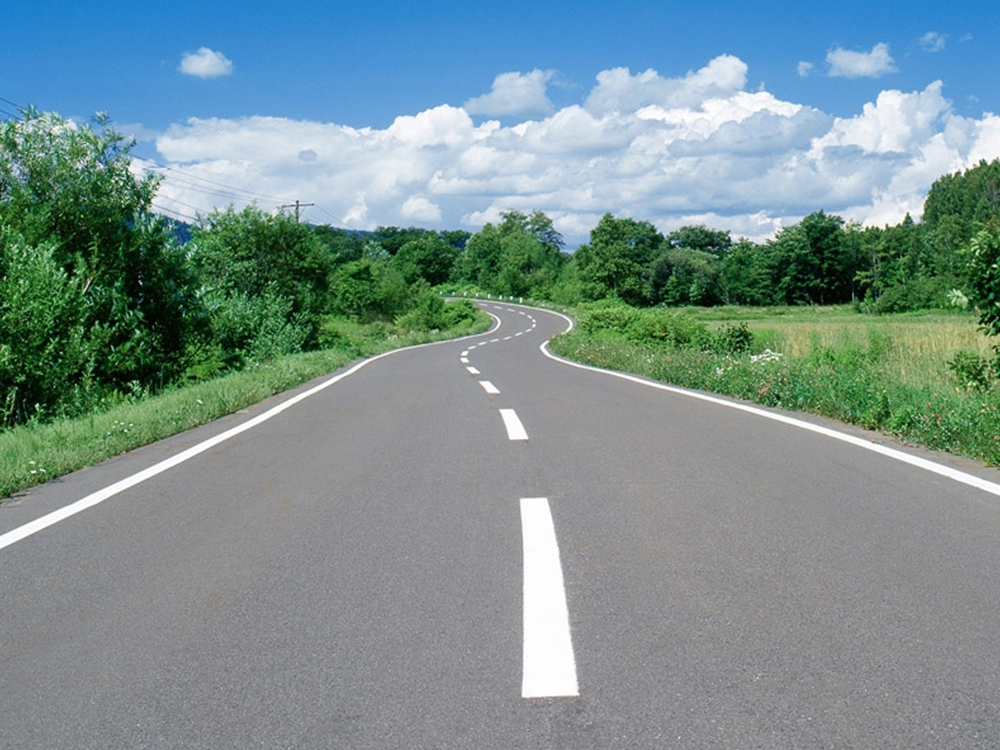
#> input picture lane/3.jpg, 1000 x 750 px
$ python -i line_detection_with_opencv.py   (imports and definitions only)
#> lines starting #> are read from the running program, lines starting #| are printed output that depends on the picture; after the words box and inside, x2 and y2 are one past the last pixel; in counts of white or black regions, pixels touching at a corner belong together
""" Created on Monday July 5 15:24:11 2020

@author E-mail = hasan.ozfidan@std.yildiz.edu.tr

"""
# Note: Comment lines added for debugging.

import cv2
import numpy as np
import matplotlib.pyplot as plt
import psutil


def warp(img):
    img_size = (img.shape[1], img.shape[0])

    width = img.shape[1]
    height = img.shape[0]

    sag_ust_src_x = int(width * 0.68)
    sag_ust_src_y = int(height * 0.52)

    sag_alt_src_X = int(width * 0.791)
    sag_alt_src_y = int(height * 1)

    sol_alt_src_x = int(width * 0.208)
    sol_alt_src_y = int(height * 1)

    sol_ust_src_x = int(width * 0.319)
    sol_ust_src_y = int(height * 0.52)


    sag_ust_dst_x = int(width * 0.74)
    sag_ust_dst_y = int(height * 0.4)

    sag_alt_dst_x = int(width * 0.74)
    sag_alt_dst_y = int(height * 1)

    sol_alt_dst_x = int(width * 0.259)
    sol_alt_dst_y = int(height * 1)

    sol_ust_dst_x = int(width * 0.259)
    sol_ust_dst_y = int(height * 0.4)


    src = np.float32(
        [[sag_ust_src_x, sag_ust_src_y],       #sag_ust
         [sag_alt_src_X, sag_alt_src_y],       #sag_alt
         [sol_alt_src_x, sol_alt_src_y],       #sol_alt
         [sol_ust_src_x, sol_ust_src_y]])      #sol_ust
    dst = np.float32(
        [[sag_ust_dst_x, sag_ust_dst_y],
         [sag_alt_dst_x, sag_alt_dst_y],
         [sol_alt_dst_x, sol_alt_dst_y],
         [sol_ust_dst_x, sol_ust_dst_y]])
    M = cv2.getPerspectiveTransform(src, dst)
    Minv = cv2.getPerspectiveTransform(dst, src)
    warped = cv2.warpPerspective(img, M, img_size, flags=cv2.INTER_LINEAR)


    return warped


def preprocess_img(img):

    cropped_image = img

    height = cropped_image.shape[0]
    width = cropped_image.shape[1]

    min_x = 0
    max_x = width
    min_y = 0
    max_y = int(height * 0.54)  #0.54
    car_top_y = int(height * 1) #0.87
    car_bottom_y = height

    cropped_image[ min_y :max_y, min_x:max_x]=0
    cropped_image[car_top_y:car_bottom_y, min_x:max_x]=0

    return cropped_image

def increase_brightness(img, value=30):
    hsv = cv2.cvtColor(img, cv2.COLOR_BGR2HSV)
    h, s, v = cv2.split(hsv)

    lim = 255 - value
    v[v > lim] = 255
    v[v <= lim] += value

    final_hsv = cv2.merge((h, s, v))
    img = cv2.cvtColor(final_hsv, cv2.COLOR_HSV2BGR)

    #cv2.imshow('image',img)
    #cv2.waitKey(42)
    return img


def firstzonecut(img, mercedes_dif=0):
    height, width = img.shape
    polygons = np.array(
        [
            [
                 [width // 6 + mercedes_dif, height],
                 [5 * (width // 6) + mercedes_dif, height],
                 [5 * (width // 6)-50  + mercedes_dif, (height // 11) * 10],
                 [(width // 6)+50 + mercedes_dif, (height // 11) * 10]	#sol_ust
            ]
        ], dtype=np.int32
    )

    mask = np.zeros_like(img)
    cv2.fillPoly(mask, polygons, 255)
    masked_image = cv2.bitwise_and(img, mask)
    return masked_image


def blur(image):
    gray = cv2.cvtColor(image, cv2.COLOR_RGB2GRAY)
    kernel_sizex = 9
    kernel_sizey = 9
    blur_gray = cv2.GaussianBlur(gray, (kernel_sizex, kernel_sizey), 0)
    return blur_gray


def regional_canny(blur_gray):


    height = blur_gray.shape[0]
    width = blur_gray.shape[1]

    min_x = 0
    max_x = width
    min_y = 0
    max_y = int(height * 0.55)
    car_top_y = int(height * 0.87)
    car_bottom_y = height

    zero_img = np.copy(blur_gray) * 0
    top_line = max_y+1         #(height // 4) * 3   #plus 1 is offset(actually not necessery to understand)
    mid_line = ((car_top_y - top_line) // 2) + top_line    #((height - top_line) // 2) + top_line
    sigma1 = 1.33 # 1.33	#5	#5	#6	#7	#7
    sigma2 = 0.77 # 0.77	#2	#3	#5	#5	#6
    katsayi = 1  # 2		#1	#1	#1	#1

    for x in range(2):
        for a in range(1, 7):
            left = int(width * (a - 1) * (1.0 / 6))
            right = int(width * a * (1.0 / 6))
            box = blur_gray[top_line: mid_line, left: right]

            average = np.mean(box)
            upper = int(max(0, (sigma1) * average)) * katsayi
            lower = int(min(255, (sigma2) * average)) * katsayi
            little_canny_area = cv2.Canny(box, upper, lower)
            zero_img[top_line: mid_line, left: right] = little_canny_area
        top_line = mid_line
        mid_line = (car_top_y - 3) #minus 3 is offset(actually not necessery to understand)
    little_canny_area = zero_img
    little_canny_area = little_canny_area[max_y:car_top_y, min_x:max_x]

    return little_canny_area


def hough1(edges):		#implement to the full_image
    rho = 2
    theta = np.pi / 180
    threshold = 15
    min_line_length = 25
    max_line_gap = 5
    line_image = np.copy(edges) * 0
    lines = cv2.HoughLinesP(edges, rho, theta, threshold, np.array([]), min_line_length, max_line_gap)
    try:
        for line in lines:
            for x1, y1, x2, y2 in line:
                cv2.line(line_image, (x1, y1), (x2, y2), (255, 255, 255), 10)
    except:
        pass
    hough = cv2.addWeighted(edges, 1, line_image, 1, 0)
    return hough


def hough2(edges):		#implement to the first zone only
    rho = 2
    theta = np.pi / 180
    threshold = 15
    min_line_length = 25
    max_line_gap = 7
    line_image = np.copy(edges) * 0
    lines = cv2.HoughLinesP(edges, rho, theta, threshold, np.array([]), min_line_length, max_line_gap)
    try:
        for line in lines:
            for x1, y1, x2, y2 in line:
                cv2.line(line_image, (x1, y1), (x2, y2), (255, 255, 255), 17)
    except:
        pass
    hough = cv2.addWeighted(edges, 1, line_image, 1, 0)
    return hough


def finishzonecut(img):
    height, width = img.shape
    zero_img = np.copy(img) * 0
    img = img[10 * (height // 13): 11 * (height // 13), 533: 1367]
    zero_img[10 * (height // 13): 11 * (height // 13), 533: 1367] = img
    img = zero_img
    # cv2.imshow('fsf' , img)
    # cv2.waitKey(0)
    return img


def draw_line(img,mercedes_dif):
     height, width = img.shape
#    mercedes_dif= -170
     pts = np.array(
         [
             [
                 [width // 6 + mercedes_dif, height],   #bottom_left
                 [5 * (width // 6) + mercedes_dif, height], #bottom_right
                 [5 * (width // 6)-50  + mercedes_dif, (height // 11) * 10],  #top_right
                 [(width // 6)+50 + mercedes_dif, (height // 11) * 10]      #top_left
             ]
         ], np.int32
      )
     cv2.polylines(img, [pts], True, (255, 255, 255),5)
     return img

def canny(image, mercedes_dif=0):
    org_mercedes = mercedes_dif
    mercedes_dif *= 1
    cut_image = preprocess_img(image)
   # cut_image = increase_brightness(cut_image, value=90) #if the image is very dark you can use this line for bright image
    blur_gray = blur(cut_image)
    edges = regional_canny(blur_gray)
    firstzone = firstzonecut(edges, mercedes_dif)
    Hough2 = hough2(firstzone)
    Hough1 = hough1(edges)
    final = cv2.addWeighted(Hough2, 1, Hough1, 1, 0)
    #final = draw_line(final ,mercedes_dif)
    resim = cv2.resize(final, (1080 , 720))
    warped_final = warp(resim)


    #cv2.imshow("Image", resim)
    #cv2.waitKey(0)


    # Calling psutil.cpu_precent() for 4 seconds
    print('RAM memory % used:', psutil.virtual_memory()[2])


    return warped_final

#path = r'/home/hasan/Desktop/bitirme/lane/1.png'
#image = cv2.imread(path)
#canny(image, mercedes_dif=0)

>>> import cv2
>>> picture = cv2.imread('3.jpg')
#> picture is the input picture: shape (750, 1000, 3); mean B, G, R 145.2, 144.7, 121.7
>>> result = canny(picture)
#> in blur, `gray = cv2.cvtColor(image, cv2.COLOR_RGB2GRAY)`:
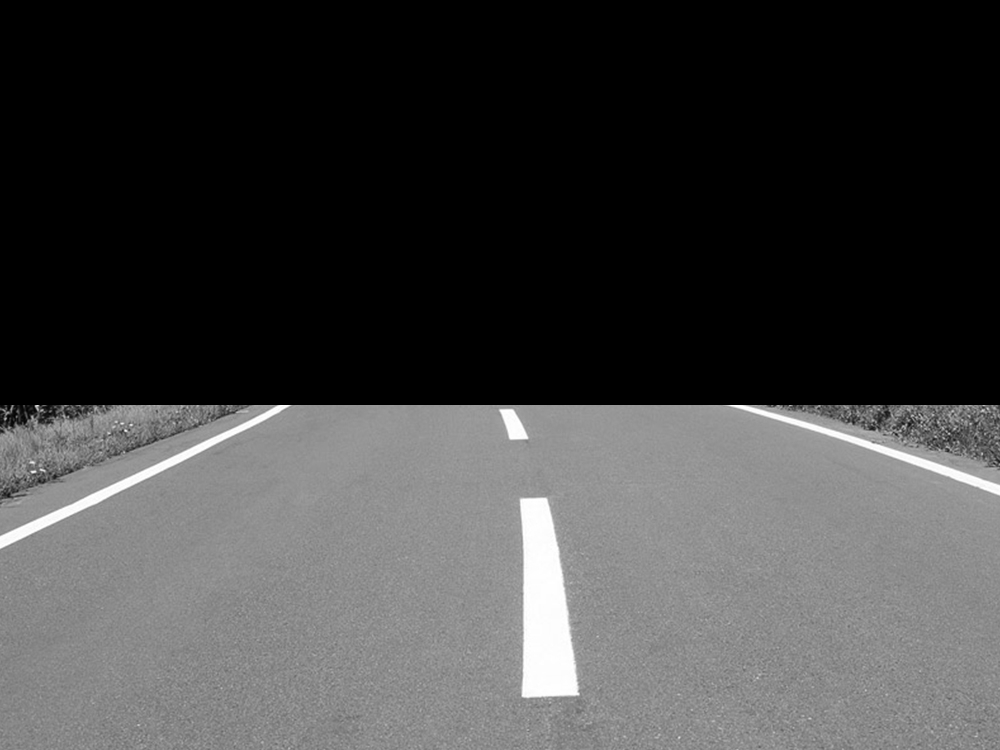
#> gray: shape (750, 1000); min 0, max 255, mean 66.7
#> in regional_canny, `zero_img = np.copy(blur_gray) * 0`: zero_img: shape (750, 1000); every value is 0
#> after the loop in regional_canny, `for x in range(2):`:
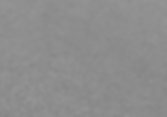
#> box: shape (117, 167); min 133, max 148, mean 141.2
#> after the loop in regional_canny, `for x in range(2):`:
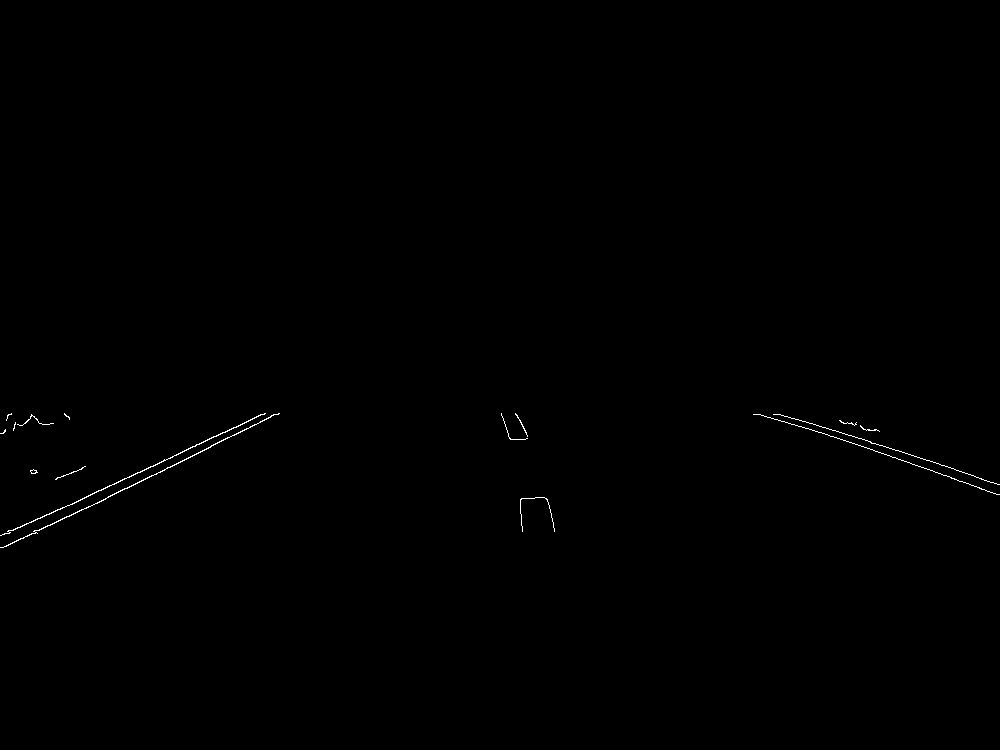
#> zero_img: shape (750, 1000); 0.22% white in thin lines or dots, all inside (x1, y1, x2, y2) = (0, 413, 1000, 548)
#> in regional_canny, `little_canny_area = little_canny_area[max_y:car_top_y, min_x:max_x]`: little_canny_area: shape (240, 1000); 0.68% white in thin lines or dots, all inside (x1, y1, x2, y2) = (0, 1, 1000, 136)
#> in firstzonecut, `cv2.fillPoly(mask, polygons, 255)`:
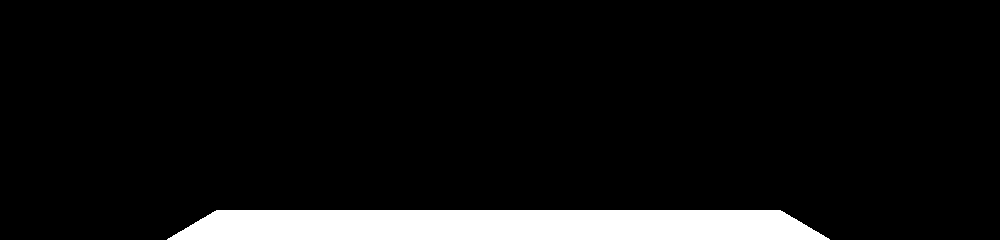
#> mask: shape (240, 1000); 7.7% white; 1 white region, box (x1, y1, x2, y2) and area: (167, 210, 830, 240) 18440
#> in firstzonecut, `masked_image = cv2.bitwise_and(img, mask)`: masked_image: shape (240, 1000); every value is 0
#> in hough2, `lines = cv2.HoughLinesP(edges, rho, theta, threshold, np.array([]), mi..`: lines = None
#> in hough1, `lines = cv2.HoughLinesP(edges, rho, theta, threshold, np.array([]), mi..`: lines = 13 rows, first 6: [4, 122, 265, 1], [137, 71, 274, 2], [787, 4, 875, 31], [797, 13, 855, 32], [883, 41, 998, 82], [897, 38, 927, 48]
#> the loop in hough1, `for line in lines:` made 13 passes
#> line on passes 1 to 12: [[4, 122, 265, 1]], [[137, 71, 274, 2]], [[787, 4, 875, 31]], [[797, 13, 855, 32]], [[883, 41, 998, 82]], [[897, 38, 927, 48]], [[953, 56, 981, 67]], [[69, 104, 151, 63]], [[6, 134, 66, 104]], [[60, 97, 184, 39]], [[501, 1, 510, 27]], [[760, 2, 788, 11]]
#> after the loop in hough1, `for line in lines:`:
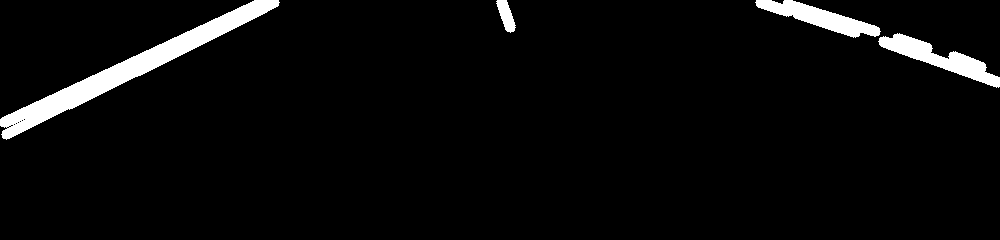
#> line_image: shape (240, 1000); 4.2% white; 4 white regions, box (x1, y1, x2, y2) and area: (0, 0, 280, 140) 5843, (878, 33, 1000, 88) 2084, (755, 0, 881, 38) 1861, (496, 0, 516, 33) 363
#> in hough1, `hough = cv2.addWeighted(edges, 1, line_image, 1, 0)`: hough: shape (240, 1000); 4.4% white; 14 white regions (5 under 20 px), largest, box (x1, y1, x2, y2) and area: (0, 0, 280, 140) 5846, (753, 0, 1000, 88) 4015, (496, 0, 528, 33) 375
#> in canny, `resim = cv2.resize(final, (1080 , 720))`:
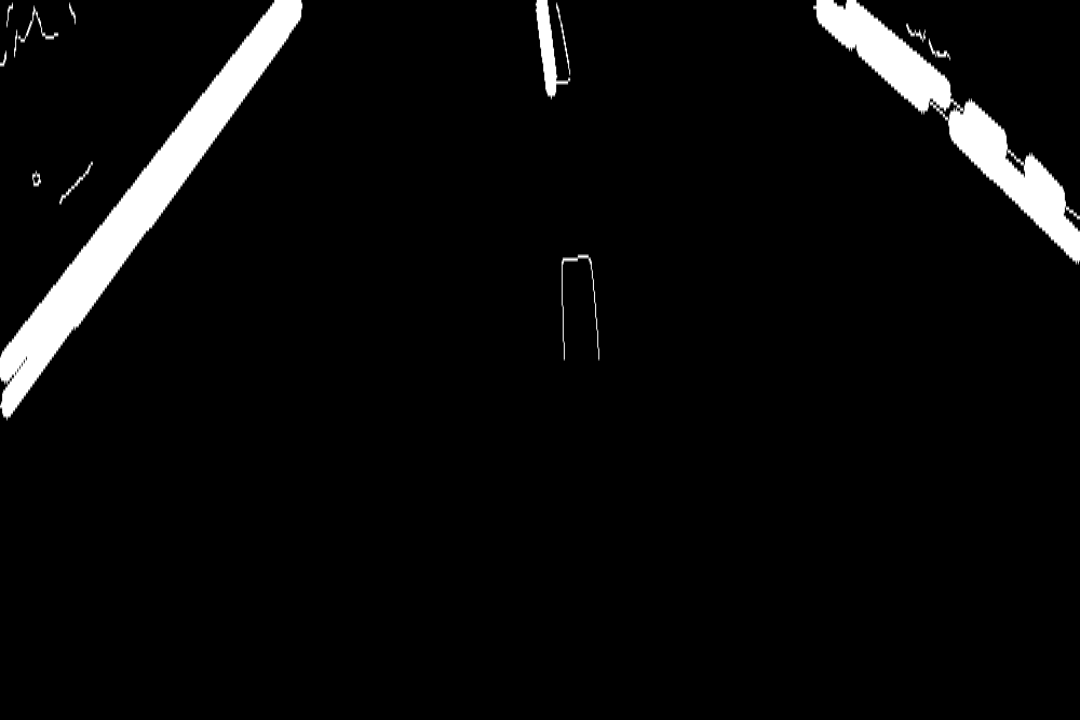
#> resim: shape (720, 1080); min 0, max 255, mean 11.2
#> in warp, `M = cv2.getPerspectiveTransform(src, dst)`: M = [[3.98, 2.86, -1607.5], [-2.13e-15, 7.55, -1964.9], [-1.92e-18, 0.00531, 1]]
#> in warp, `Minv = cv2.getPerspectiveTransform(dst, src)`: Minv = [[0.598, -0.379, 216.6], [-2.49e-16, 0.132, 260.1], [-5.66e-19, -0.000703, 1]]
#> in warp, `warped = cv2.warpPerspective(img, M, img_size, flags=cv2.INTER_LINEAR)`:
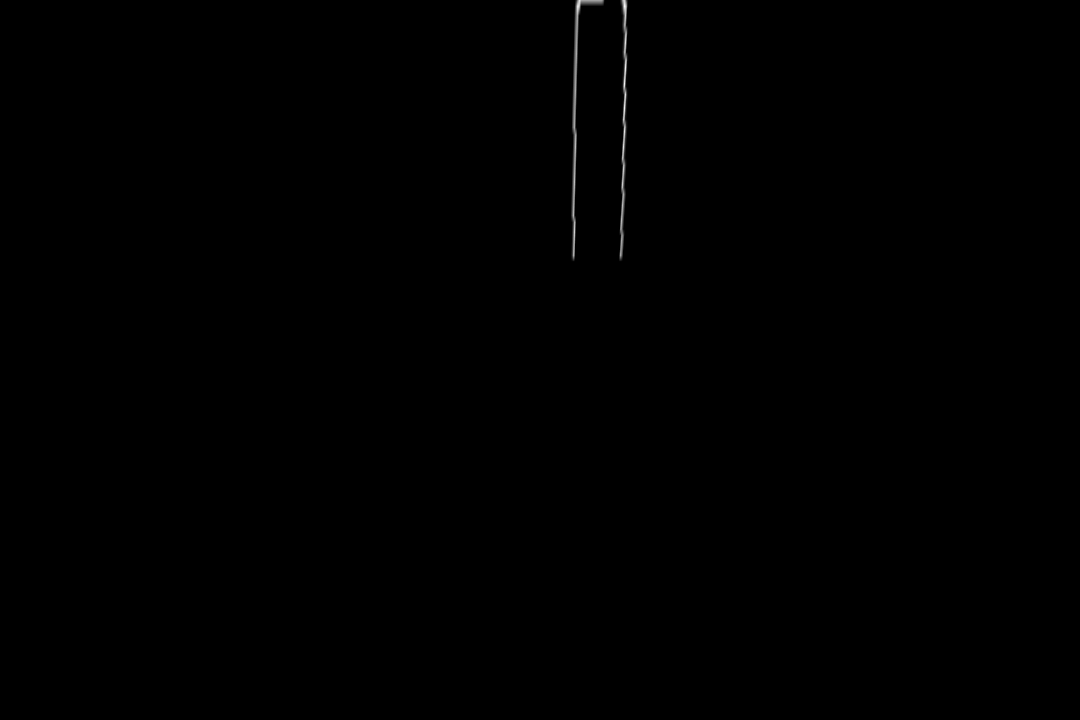
#> warped: shape (720, 1080); min 0, max 250, mean 0.3

$ run again, on lane/1.png
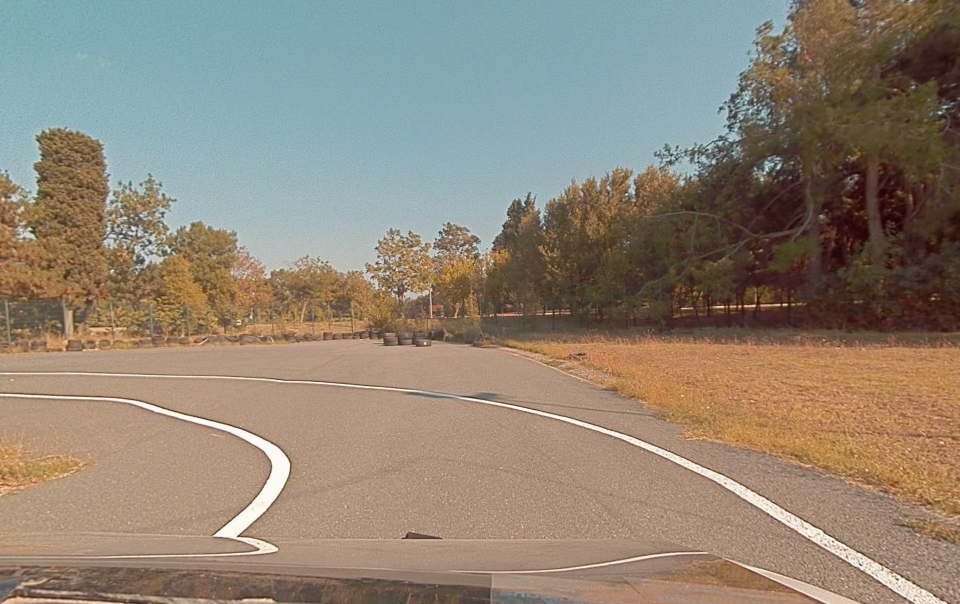
#> input picture lane/1.png, 1920 x 1208 px (shown at 1/2 size)
#> picture is the input picture: shape (1208, 1920, 3); mean B, G, R 118, 132.8, 144.4
#> after the loop in regional_canny, `for x in range(2):`:
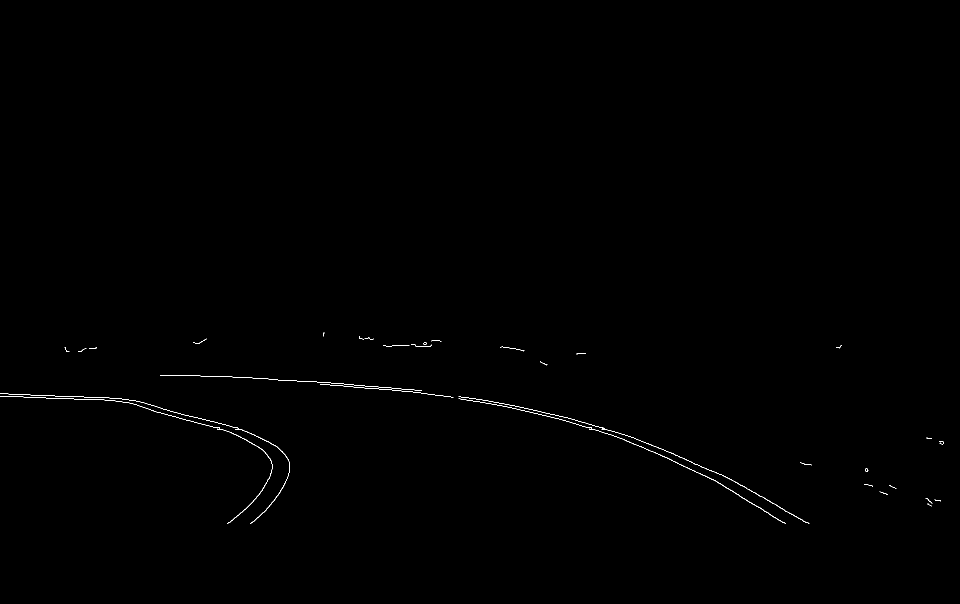
#> zero_img: shape (1208, 1920) (shown at 1/2 size); 0.2% white in thin lines or dots, all inside (x1, y1, x2, y2) = (0, 665, 1888, 1047)
#> little_canny_area: shape (386, 1920); 0.63% white in thin lines or dots
#> mask: shape (386, 1920); 6% white; 1 white region, box (x1, y1, x2, y2) and area: (321, 350, 1600, 386) 44294
#> masked_image: shape (386, 1920); 0.03% white in thin lines or dots, all inside (x1, y1, x2, y2) = (454, 350, 1572, 383)
#> in hough2, `lines = cv2.HoughLinesP(edges, rho, theta, threshold, np.array([]), mi..`: lines = [[1516, 350, 1569, 382], [504, 381, 532, 356], [456, 382, 494, 350], [501, 382, 526, 361], [465, 375, 491, 354]]
#> the loop in hough2, `for line in lines:` made 5 passes
#> in hough1, `lines = cv2.HoughLinesP(edges, rho, theta, threshold, np.array([]), mi..`: lines = 44 rows, first 6: [1465, 296, 1613, 381], [577, 97, 605, 98], [122, 133, 190, 135], [94, 127, 150, 129], [364, 173, 463, 201], [848, 123, 875, 126]
#> the loop in hough1, `for line in lines:` made 44 passes
#> hough: shape (386, 1920); 4% white; 28 white regions (10 under 20 px), largest, box (x1, y1, x2, y2) and area: (917, 129, 1619, 386) 12951, (0, 121, 545, 386) 8404, (320, 82, 907, 134) 5086
#> final: shape (386, 1920); 4.2% white; 28 white regions (10 under 20 px), largest, box (x1, y1, x2, y2) and area: (917, 129, 1619, 386) 13633, (0, 121, 545, 386) 8901, (320, 82, 907, 134) 5086
#> M = [[3.98, 2.86, -1607.5], [-2.13e-15, 7.55, -1964.9], [-1.92e-18, 0.00531, 1]]
#> Minv = [[0.598, -0.379, 216.6], [-2.49e-16, 0.132, 260.1], [-5.66e-19, -0.000703, 1]]
#> in warp, `warped = cv2.warpPerspective(img, M, img_size, flags=cv2.INTER_LINEAR)`:
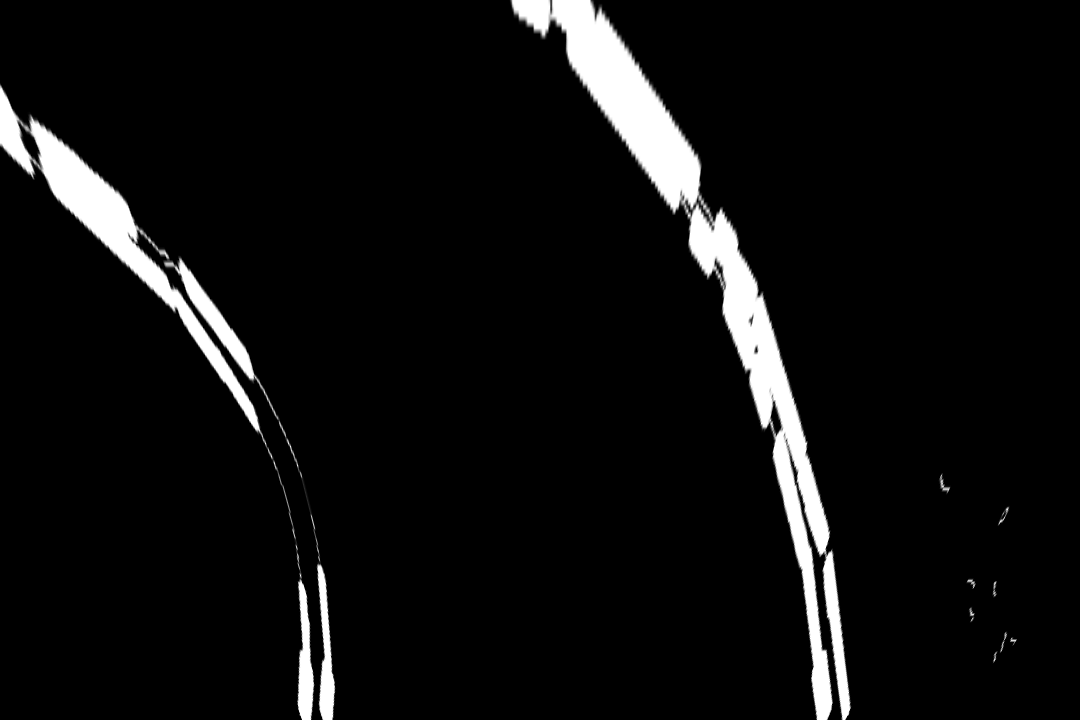
#> warped: shape (720, 1080); min 0, max 255, mean 14.7
